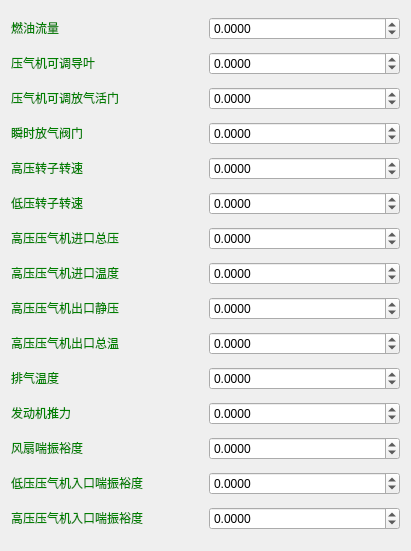
  <widget class="QWidget" name="layoutWidget_5">
   <property name="geometry">
    <rect>
     <x>840</x>
     <y>330</y>
     <width>411</width>
     <height>551</height>
    </rect>
   </property>
   <layout class="QVBoxLayout" name="verticalLayout">
    <item>
     <layout class="QHBoxLayout" name="horizontalLayout_59">
      <item>
       <widget class="QLabel" name="label_85">
        <property name="text">
         <string>&lt;html&gt;&lt;head/&gt;&lt;body&gt;&lt;p&gt;&lt;span style=&quot; color:#008000;&quot;&gt;燃油流量&lt;/span&gt;&lt;/p&gt;&lt;/body&gt;&lt;/html&gt;</string>
        </property>
       </widget>
      </item>
      <item>
       <widget class="QDoubleSpinBox" name="enginebox1">
        <property name="decimals">
         <number>4</number>
        </property>
        <property name="minimum">
         <double>-100.000000000000000</double>
        </property>
        <property name="maximum">
         <double>1000.000000000000000</double>
        </property>
       </widget>
      </item>
     </layout>
    </item>
    <item>
     <layout class="QHBoxLayout" name="horizontalLayout_60">
      <item>
       <widget class="QLabel" name="label_86">
        <property name="text">
         <string>&lt;html&gt;&lt;head/&gt;&lt;body&gt;&lt;p&gt;&lt;span style=&quot; color:#008000;&quot;&gt;压气机可调导叶&lt;/span&gt;&lt;/p&gt;&lt;/body&gt;&lt;/html&gt;</string>
        </property>
       </widget>
      </item>
      <item>
       <widget class="QDoubleSpinBox" name="enginebox1_2">
        <property name="decimals">
         <number>4</number>
        </property>
        <property name="minimum">
         <double>-100.000000000000000</double>
        </property>
        <property name="maximum">
         <double>1000.000000000000000</double>
        </property>
       </widget>
      </item>
     </layout>
    </item>
    <item>
     <layout class="QHBoxLayout" name="horizontalLayout_61">
      <item>
       <widget class="QLabel" name="label_96">
        <property name="text">
         <string>&lt;html&gt;&lt;head/&gt;&lt;body&gt;&lt;p&gt;&lt;span style=&quot; color:#008000;&quot;&gt;压气机可调放气活门&lt;/span&gt;&lt;/p&gt;&lt;/body&gt;&lt;/html&gt;</string>
        </property>
       </widget>
      </item>
      <item>
       <widget class="QDoubleSpinBox" name="enginebox1_3">
        <property name="decimals">
         <number>4</number>
        </property>
        <property name="minimum">
         <double>-100.000000000000000</double>
        </property>
        <property name="maximum">
         <double>1000.000000000000000</double>
        </property>
       </widget>
      </item>
     </layout>
    </item>
    <item>
     <layout class="QHBoxLayout" name="horizontalLayout_64">
      <item>
       <widget class="QLabel" name="label_107">
        <property name="text">
         <string>&lt;html&gt;&lt;head/&gt;&lt;body&gt;&lt;p&gt;&lt;span style=&quot; color:#008000;&quot;&gt;瞬时放气阀门&lt;/span&gt;&lt;/p&gt;&lt;/body&gt;&lt;/html&gt;</string>
        </property>
       </widget>
      </item>
      <item>
       <widget class="QDoubleSpinBox" name="enginebox1_4">
        <property name="decimals">
         <number>4</number>
        </property>
        <property name="minimum">
         <double>-100.000000000000000</double>
        </property>
        <property name="maximum">
         <double>1000.000000000000000</double>
        </property>
       </widget>
      </item>
     </layout>
    </item>
    <item>
     <layout class="QHBoxLayout" name="horizontalLayout_65">
      <item>
       <widget class="QLabel" name="label_108">
        <property name="text">
         <string>&lt;html&gt;&lt;head/&gt;&lt;body&gt;&lt;p&gt;&lt;span style=&quot; color:#008000;&quot;&gt;高压转子转速&lt;/span&gt;&lt;/p&gt;&lt;/body&gt;&lt;/html&gt;</string>
        </property>
       </widget>
      </item>
      <item>
       <widget class="QDoubleSpinBox" name="enginebox1_5">
        <property name="decimals">
         <number>4</number>
        </property>
        <property name="minimum">
         <double>-100.000000000000000</double>
        </property>
        <property name="maximum">
         <double>1000.000000000000000</double>
        </property>
       </widget>
      </item>
     </layout>
    </item>
    <item>
     <layout class="QHBoxLayout" name="horizontalLayout_66">
      <item>
       <widget class="QLabel" name="label_114">
        <property name="text">
         <string>&lt;html&gt;&lt;head/&gt;&lt;body&gt;&lt;p&gt;&lt;span style=&quot; color:#008000;&quot;&gt;低压转子转速&lt;/span&gt;&lt;/p&gt;&lt;/body&gt;&lt;/html&gt;</string>
        </property>
       </widget>
      </item>
      <item>
       <widget class="QDoubleSpinBox" name="enginebox1_6">
        <property name="decimals">
         <number>4</number>
        </property>
        <property name="minimum">
         <double>-100.000000000000000</double>
        </property>
        <property name="maximum">
         <double>1000.000000000000000</double>
        </property>
       </widget>
      </item>
     </layout>
    </item>
    <item>
     <layout class="QHBoxLayout" name="horizontalLayout_67">
      <item>
       <widget class="QLabel" name="label_115">
        <property name="text">
         <string>&lt;html&gt;&lt;head/&gt;&lt;body&gt;&lt;p&gt;&lt;span style=&quot; color:#008000;&quot;&gt;高压压气机进口总压&lt;/span&gt;&lt;/p&gt;&lt;/body&gt;&lt;/html&gt;</string>
        </property>
       </widget>
      </item>
      <item>
       <widget class="QDoubleSpinBox" name="enginebox1_7">
        <property name="decimals">
         <number>4</number>
        </property>
        <property name="minimum">
         <double>-100.000000000000000</double>
        </property>
        <property name="maximum">
         <double>1000.000000000000000</double>
        </property>
       </widget>
      </item>
     </layout>
    </item>
    <item>
     <layout class="QHBoxLayout" name="horizontalLayout_68">
      <item>
       <widget class="QLabel" name="label_133">
        <property name="text">
         <string>&lt;html&gt;&lt;head/&gt;&lt;body&gt;&lt;p&gt;&lt;span style=&quot; color:#008000;&quot;&gt;高压压气机进口温度&lt;/span&gt;&lt;/p&gt;&lt;/body&gt;&lt;/html&gt;</string>
        </property>
       </widget>
      </item>
      <item>
       <widget class="QDoubleSpinBox" name="enginebox1_8">
        <property name="decimals">
         <number>4</number>
        </property>
        <property name="minimum">
         <double>-100.000000000000000</double>
        </property>
        <property name="maximum">
         <double>1000.000000000000000</double>
        </property>
       </widget>
      </item>
     </layout>
    </item>
    <item>
     <layout class="QHBoxLayout" name="horizontalLayout_69">
      <item>
       <widget class="QLabel" name="label_134">
        <property name="text">
         <string>&lt;html&gt;&lt;head/&gt;&lt;body&gt;&lt;p&gt;&lt;span style=&quot; color:#008000;&quot;&gt;高压压气机出口静压&lt;/span&gt;&lt;/p&gt;&lt;/body&gt;&lt;/html&gt;</string>
        </property>
       </widget>
      </item>
      <item>
       <widget class="QDoubleSpinBox" name="enginebox1_9">
        <property name="decimals">
         <number>4</number>
        </property>
        <property name="minimum">
         <double>-100.000000000000000</double>
        </property>
        <property name="maximum">
         <double>1000.000000000000000</double>
        </property>
       </widget>
      </item>
     </layout>
    </item>
    <item>
     <layout class="QHBoxLayout" name="horizontalLayout_70">
      <item>
       <widget class="QLabel" name="label_135">
        <property name="text">
         <string>&lt;html&gt;&lt;head/&gt;&lt;body&gt;&lt;p&gt;&lt;span style=&quot; color:#008000;&quot;&gt;高压压气机出口总温&lt;/span&gt;&lt;/p&gt;&lt;/body&gt;&lt;/html&gt;</string>
        </property>
       </widget>
      </item>
      <item>
       <widget class="QDoubleSpinBox" name="enginebox1_10">
        <property name="decimals">
         <number>4</number>
        </property>
        <property name="minimum">
         <double>-100.000000000000000</double>
        </property>
        <property name="maximum">
         <double>1000.000000000000000</double>
        </property>
       </widget>
      </item>
     </layout>
    </item>
    <item>
     <layout class="QHBoxLayout" name="horizontalLayout_71">
      <item>
       <widget class="QLabel" name="label_136">
        <property name="text">
         <string>&lt;html&gt;&lt;head/&gt;&lt;body&gt;&lt;p&gt;&lt;span style=&quot; color:#008000;&quot;&gt;排气温度&lt;/span&gt;&lt;/p&gt;&lt;/body&gt;&lt;/html&gt;</string>
        </property>
       </widget>
      </item>
      <item>
       <widget class="QDoubleSpinBox" name="enginebox1_11">
        <property name="decimals">
         <number>4</number>
        </property>
        <property name="minimum">
         <double>-100.000000000000000</double>
        </property>
        <property name="maximum">
         <double>1000.000000000000000</double>
        </property>
       </widget>
      </item>
     </layout>
    </item>
    <item>
     <layout class="QHBoxLayout" name="horizontalLayout_72">
      <item>
       <widget class="QLabel" name="label_137">
        <property name="text">
         <string>&lt;html&gt;&lt;head/&gt;&lt;body&gt;&lt;p&gt;&lt;span style=&quot; color:#008000;&quot;&gt;发动机推力&lt;/span&gt;&lt;/p&gt;&lt;/body&gt;&lt;/html&gt;</string>
        </property>
       </widget>
      </item>
      <item>
       <widget class="QDoubleSpinBox" name="enginebox1_12">
        <property name="decimals">
         <number>4</number>
        </property>
        <property name="minimum">
         <double>-100.000000000000000</double>
        </property>
        <property name="maximum">
         <double>1000.000000000000000</double>
        </property>
       </widget>
      </item>
     </layout>
    </item>
    <item>
     <layout class="QHBoxLayout" name="horizontalLayout_73">
      <item>
       <widget class="QLabel" name="label_138">
        <property name="text">
         <string>&lt;html&gt;&lt;head/&gt;&lt;body&gt;&lt;p&gt;&lt;span style=&quot; color:#008000;&quot;&gt;风扇喘振裕度&lt;/span&gt;&lt;/p&gt;&lt;/body&gt;&lt;/html&gt;</string>
        </property>
       </widget>
      </item>
      <item>
       <widget class="QDoubleSpinBox" name="enginebox1_13">
        <property name="decimals">
         <number>4</number>
        </property>
        <property name="minimum">
         <double>-100.000000000000000</double>
        </property>
        <property name="maximum">
         <double>1000.000000000000000</double>
        </property>
       </widget>
      </item>
     </layout>
    </item>
    <item>
     <layout class="QHBoxLayout" name="horizontalLayout_80">
      <item>
       <widget class="QLabel" name="label_139">
        <property name="text">
         <string>&lt;html&gt;&lt;head/&gt;&lt;body&gt;&lt;p&gt;&lt;span style=&quot; color:#008000;&quot;&gt;低压压气机入口喘振裕度&lt;/span&gt;&lt;/p&gt;&lt;/body&gt;&lt;/html&gt;</string>
        </property>
       </widget>
      </item>
      <item>
       <widget class="QDoubleSpinBox" name="enginebox1_14">
        <property name="decimals">
         <number>4</number>
        </property>
        <property name="minimum">
         <double>-100.000000000000000</double>
        </property>
        <property name="maximum">
         <double>1000.000000000000000</double>
        </property>
       </widget>
      </item>
     </layout>
    </item>
    <item>
     <layout class="QHBoxLayout" name="horizontalLayout_81">
      <item>
       <widget class="QLabel" name="label_140">
        <property name="text">
         <string>&lt;html&gt;&lt;head/&gt;&lt;body&gt;&lt;p&gt;&lt;span style=&quot; color:#008000;&quot;&gt;高压压气机入口喘振裕度&lt;/span&gt;&lt;/p&gt;&lt;/body&gt;&lt;/html&gt;</string>
        </property>
       </widget>
      </item>
      <item>
       <widget class="QDoubleSpinBox" name="enginebox1_15">
        <property name="decimals">
         <number>4</number>
        </property>
        <property name="minimum">
         <double>-100.000000000000000</double>
        </property>
        <property name="maximum">
         <double>1000.000000000000000</double>
        </property>
       </widget>
      </item>
     </layout>
    </item>
   </layout>
  </widget>
